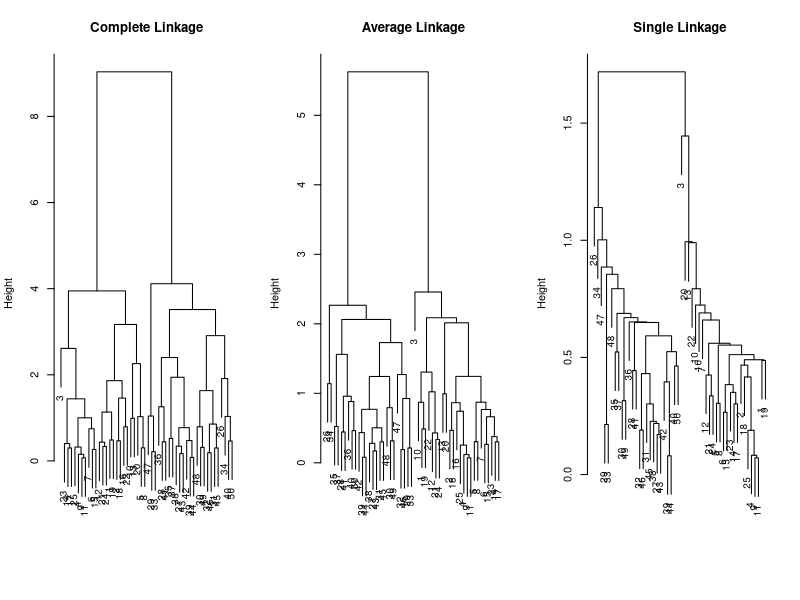
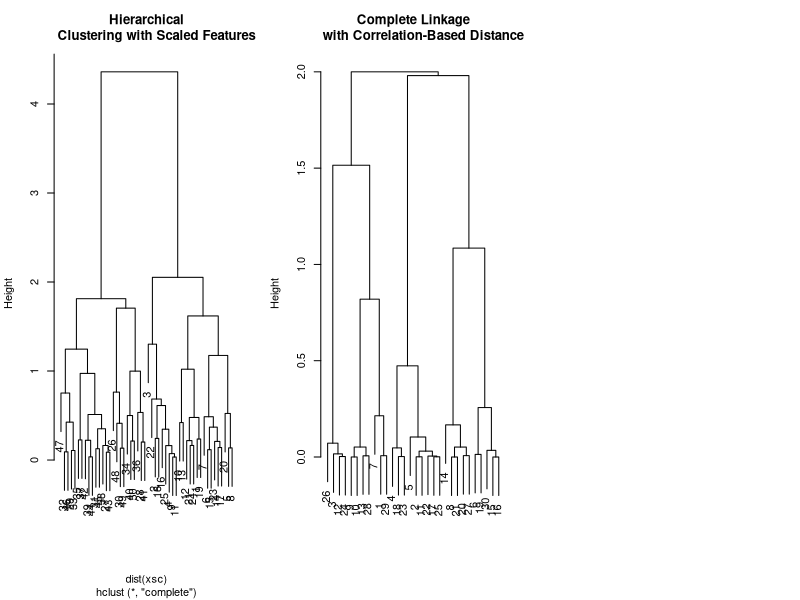

Write the R code that produced these figures, in order.
x = matrix(rnorm(50*2), ncol=2)
x[1:25, 1] = x[1:25, 1] +3
x[1:25, 2] = x[1:25, 2] -4

hc.complete = hclust(dist(x), method = "complete")
hc.average = hclust(dist(x), method = "average")
hc.single = hclust(dist(x), method = "single")

par(mfrow=c(1, 3))
plot(hc.complete, main = "Complete Linkage", xlab = "", sub = "", cex = .9)
plot(hc.average, main = "Average Linkage", xlab = "", sub = "", cex = .9)
plot(hc.single, main = "Single Linkage", xlab = "", sub = "", cex = .9)

cutree(hc.complete, 2)
cutree(hc.average, 2)
cutree(hc.single, 2)
cutree(hc.single, 4)

xsc = scale(x)
plot(hclust(dist(xsc), method = "complete"), main = "Hierarchical
     Clustering with Scaled Features")

x = matrix(rnorm(30*3), ncol=3)
dd = as.dist(1-cor(t(x)))
plot(hclust(dd, method="complete"), main="Complete Linkage
     with Correlation-Based Distance", xlab = "", sub="")
